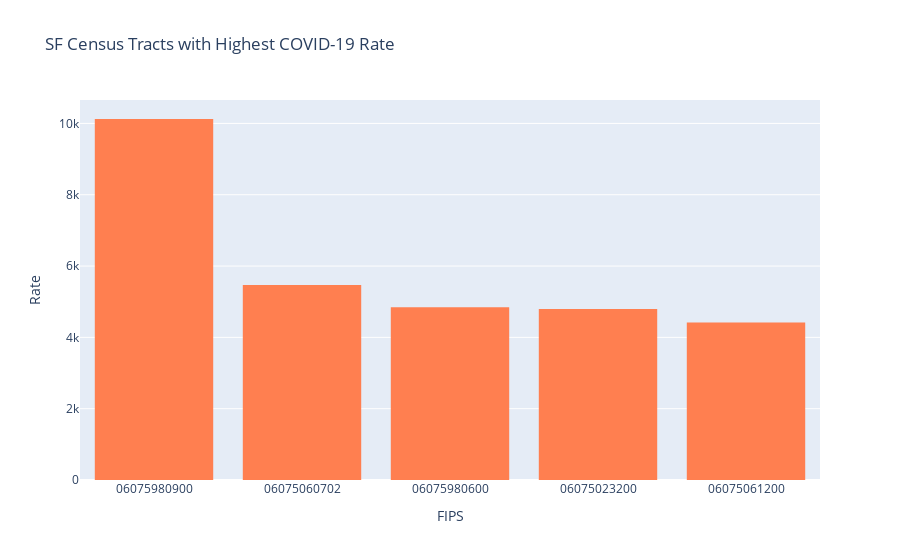

The cell this chart's notebook holds for it:
### Code cell
# creating an interactive bar chart

COVIDdf2=COVIDdf.sort_values(by='Rate',ascending = False)

fig=px.bar(COVIDdf2.head(5),
           x='FIPS',
           y='Rate',
           title='SF Census Tracts with Highest COVID-19 Rate'
          )
fig.update_traces(marker_line_width=0, marker_color='coral')
           
fig.show()

### Figure 1 — Plotly figure (JSON) as saved in the notebook; plotly's stock layout.template omitted (floating-point values rounded to 4 significant figures)
{"data": [{"alignmentgroup": "True", "hovertemplate": "FIPS=%{x}<br>Rate=%{y}<extra></extra>", "legendgroup": "", "marker": {"color": "coral", "line": {"width": 0}, "pattern": {"shape": ""}}, "name": "", "offsetgroup": "", "orientation": "v", "showlegend": false, "textposition": "auto", "type": "bar", "x": ["06075980900", "06075060702", "06075980600", "06075023200", "06075061200"], "xaxis": "x", "y": [10120.0, 5470.0, 4846.0, 4799.0, 4418.0], "yaxis": "y"}], "layout": {"autosize": true, "barmode": "relative", "legend": {"tracegroupgap": 0}, "title": {"text": "SF Census Tracts with Highest COVID-19 Rate"}, "xaxis": {"anchor": "y", "autorange": true, "domain": [0, 1], "range": [-0.5, 4.5], "title": {"text": "FIPS"}, "type": "category"}, "yaxis": {"anchor": "x", "autorange": true, "domain": [0, 1], "range": [0, 10660.0], "title": {"text": "Rate"}, "type": "linear"}}}
